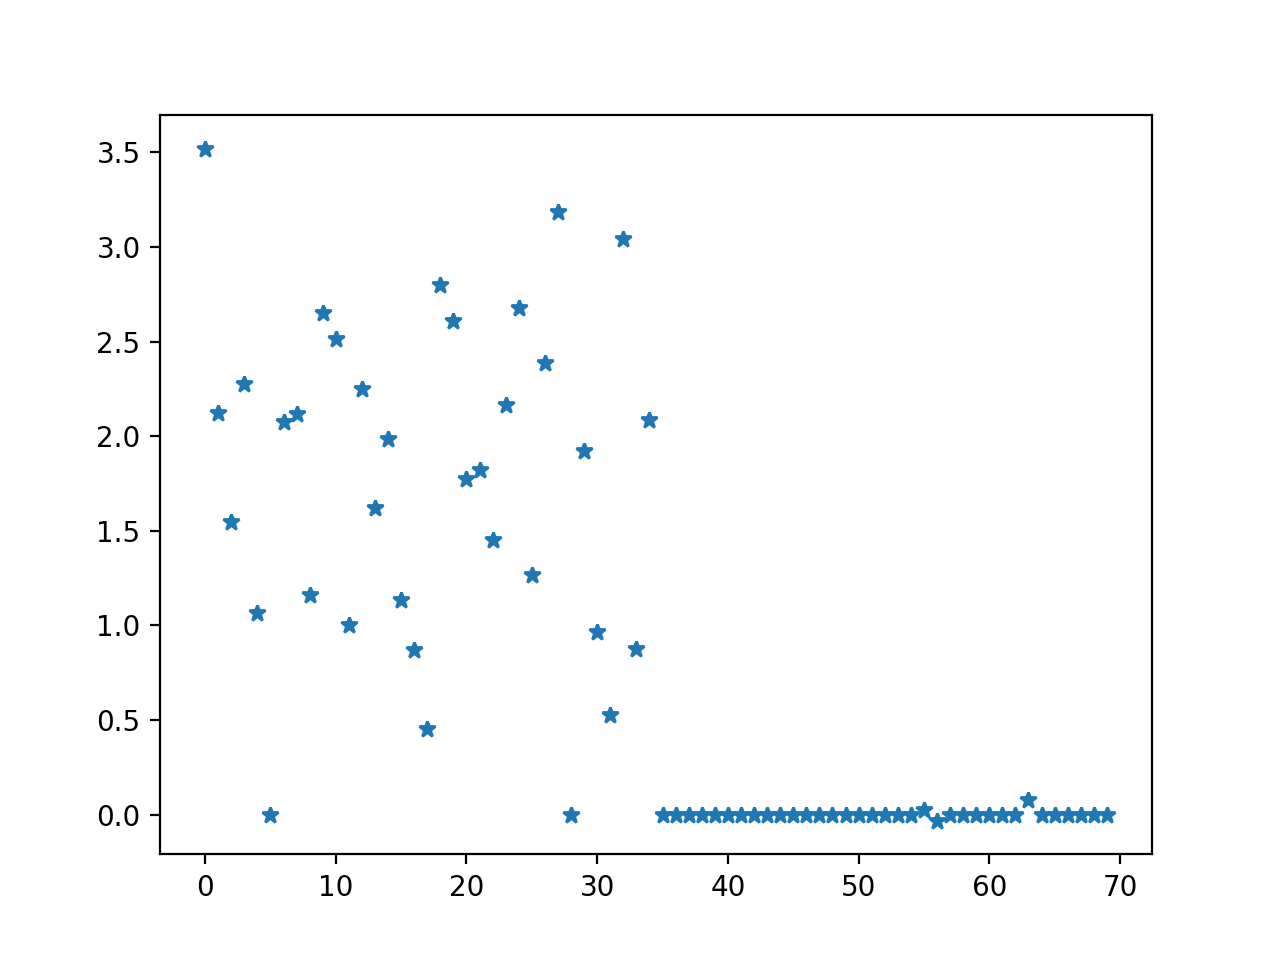

Python code for this plot:
#%%
import numpy as np
import matplotlib.pyplot as plt
import matplotlib as mpl

mpl.rcParams['figure.dpi'] = 200
import cvxpy as cp


#%%
n, p = 3000, 1000
A = 3.5
k = 35
beta = np.zeros(p)
beta[:k] = A

X = np.random.randn(n,p)/np.sqrt(n)
y = X@beta + np.random.randn(n)

r = np.abs(X.T @ y)
plt.hist(r)
plt.show()

#%%

plt.hist(r)
plt.savefig('Xty')

#%%

lambd = 1.6
betahat = cp.Variable(shape=p)
obj = 0.5*cp.norm2(y - X @ betahat)**2 + lambd*cp.norm(betahat, 1)
prob = cp.Problem(cp.Minimize(obj))
prob.solve()
print("status: {}".format(prob.status))
# Number of nonzero elements in the solution (its cardinality or diversity).
nnz_l1 = (np.absolute(betahat.value) > 1e-4).sum()
print('Found a feasible beta hat in R^{} that has {} nonzeros.'.format(p, nnz_l1))
print('Relative error: {}'.format(np.linalg.norm(betahat.value-beta)/np.linalg.norm(beta)))


#%%

plt.plot(betahat.value[:70],'*')
plt.savefig('lasso')
